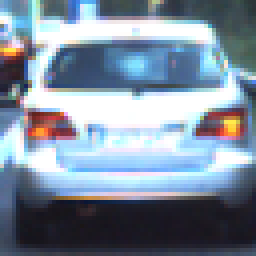
#> input picture test_images/31.png, 64 x 64 px (shown 4 times larger)
$ python get_hog.py   (older library calls are emulated)
#> lines starting #> are read from the running program, lines starting #| are printed output that depends on the picture
### detection.py
import time

import cv2
import matplotlib

matplotlib.use("TkAgg")
import matplotlib.image as mpimg
import numpy as np
from skimage.feature import hog


# [7 lines left out: function convert_color, not called in this run]


# Define a function to return HOG features and visualization
def get_hog_features(img, orient, pix_per_cell, cell_per_block, vis=False, feature_vec=True):
    # Call with two outputs if vis==True
    if vis == True:
        features, hog_image = hog(img, orientations=orient, pixels_per_cell=(pix_per_cell, pix_per_cell),
                                  cells_per_block=(cell_per_block, cell_per_block), transform_sqrt=False, visualise=vis,
                                  feature_vector=feature_vec)
        return features, hog_image
    # Otherwise call with one output
    else:
        features = hog(img, orientations=orient, pixels_per_cell=(pix_per_cell, pix_per_cell),
                       cells_per_block=(cell_per_block, cell_per_block), transform_sqrt=False, visualise=vis,
                       feature_vector=feature_vec)
        return features


# [246 lines left out: functions bin_spatial, color_hist, extract_features, extract_feature, find_cars, add_heat and 3 more, not called in this run]

### get_hog.py
import argparse
import os

import cv2
import matplotlib

matplotlib.use("TkAgg")
import matplotlib.pyplot as plt
import matplotlib.image as mpimg

import detection

if __name__ == "__main__":
    parser = argparse.ArgumentParser(description="Utility for visualizing HOG feature extraction")
    parser.add_argument("-show", action="store_true", help="Visualize HOG image")
    parser.add_argument("-save", action="store_true", help="Save HOG image")
    results = parser.parse_args()
    visualize = bool(results.show)
    save_examples = bool(results.save)

    # Read in the image
    image_file = "./test_images/31.png"
    image = mpimg.imread(image_file)
#> image is the input picture: shape (64, 64, 3) float32; mean R, G, B 0.495, 0.554, 0.618
    gray = cv2.cvtColor(image, cv2.COLOR_RGB2GRAY)
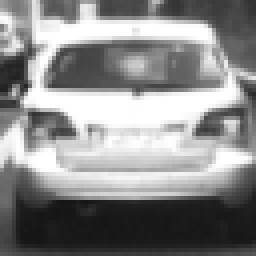
#> gray: shape (64, 64) float32 (shown 4 times larger); min 0.0826, max 1, mean 0.544
    # Define HOG parameters
    orient = 9
    pix_per_cell = 8
    cell_per_block = 2
    # Call our function with vis=True to see an image output
    features, hog_image = detection.get_hog_features(gray, orient, pix_per_cell, cell_per_block, vis=True,
                                                     feature_vec=False)
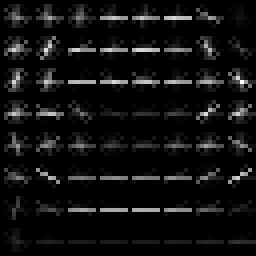
#> hog_image: shape (64, 64) float32 (shown 4 times larger); min 0, max 0.246, mean 0.0161; drawn with min black and max white

    # Plot the examples
    f, (ax1, ax2) = plt.subplots(1, 2, figsize=(14, 7))
    ax1.imshow(image, cmap="gray")
    ax1.set_title("Example Car Image", fontsize=24)
    ax2.imshow(hog_image, cmap="gray")
    ax2.set_title("HOG Visualization", fontsize=24)
    if visualize:
        plt.show()
    if save_examples:
        save_file_name = "hog_features_{}".format(os.path.basename(image_file.replace(".jpg", ".png")))
        save_location = "./output_images/{}".format(save_file_name)
        f.savefig(save_location, bbox_inches="tight")
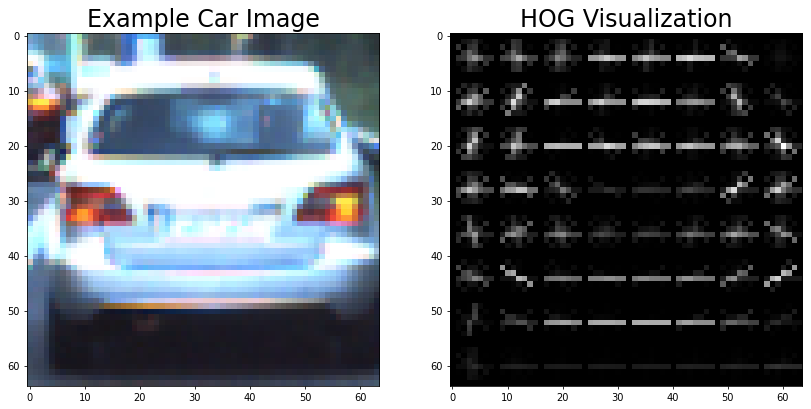
#> figure drawn by matplotlib, 2 panels

$ run again, with test_images/000528.png copied over test_images/31.png
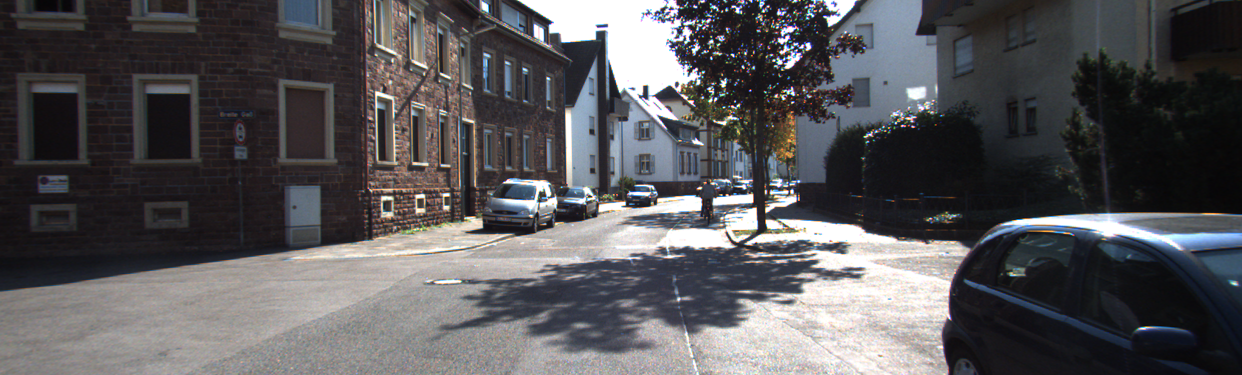
#> input picture test_images/000528.png, 1242 x 375 px
#> image is the input picture: shape (375, 1242, 3) float32; mean R, G, B 0.343, 0.339, 0.349
#> in get_hog_features, `features, hog_image = hog(img, orientations=orient, pixels_per_cell=(p..`:
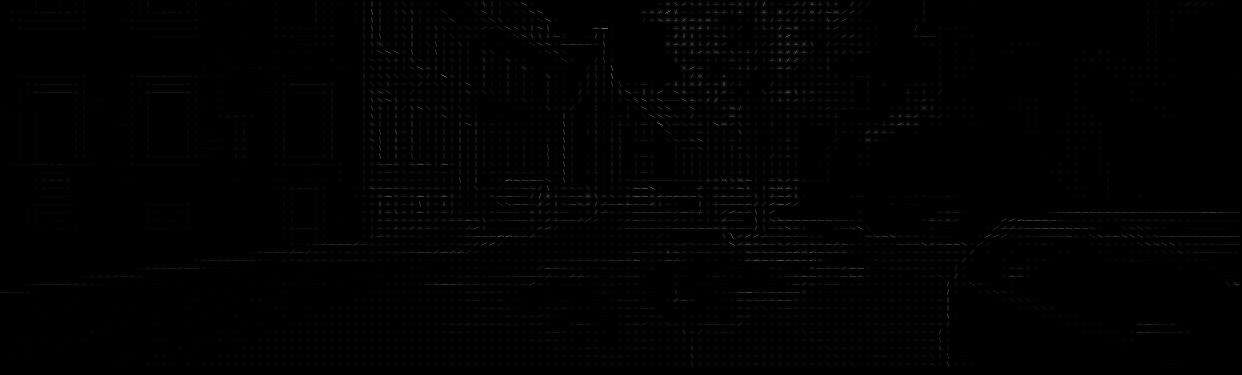
#> hog_image: shape (375, 1242) float32; min 0, max 0.431, mean 0.00625
#> `f.savefig(save_location, bbox_inches="tight")`:
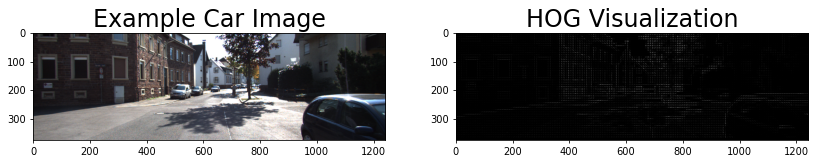
#> figure drawn by matplotlib, 2 panels

$ run again, with test_images/001240.png copied over test_images/31.png
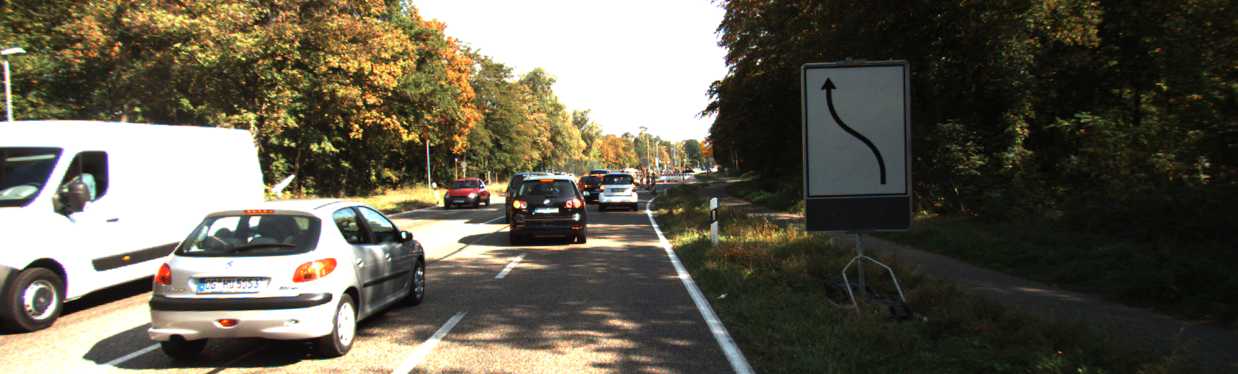
#> input picture test_images/001240.png, 1238 x 374 px
#> image is the input picture: shape (374, 1238, 3) float32; mean R, G, B 0.389, 0.372, 0.317
#> in get_hog_features, `features, hog_image = hog(img, orientations=orient, pixels_per_cell=(p..`:
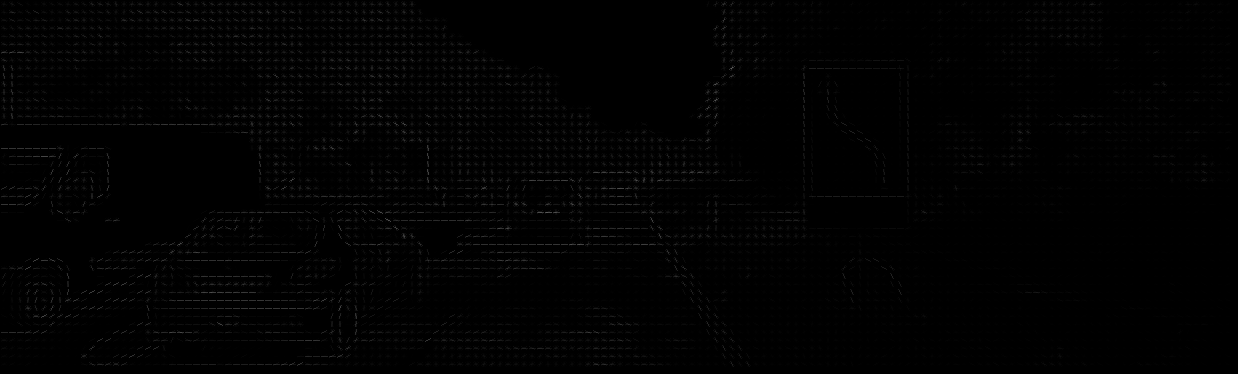
#> hog_image: shape (374, 1238) float32; min 0, max 0.389, mean 0.00733
#> `f.savefig(save_location, bbox_inches="tight")`:
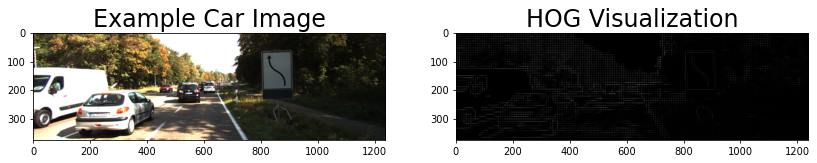
#> figure drawn by matplotlib, 2 panels
